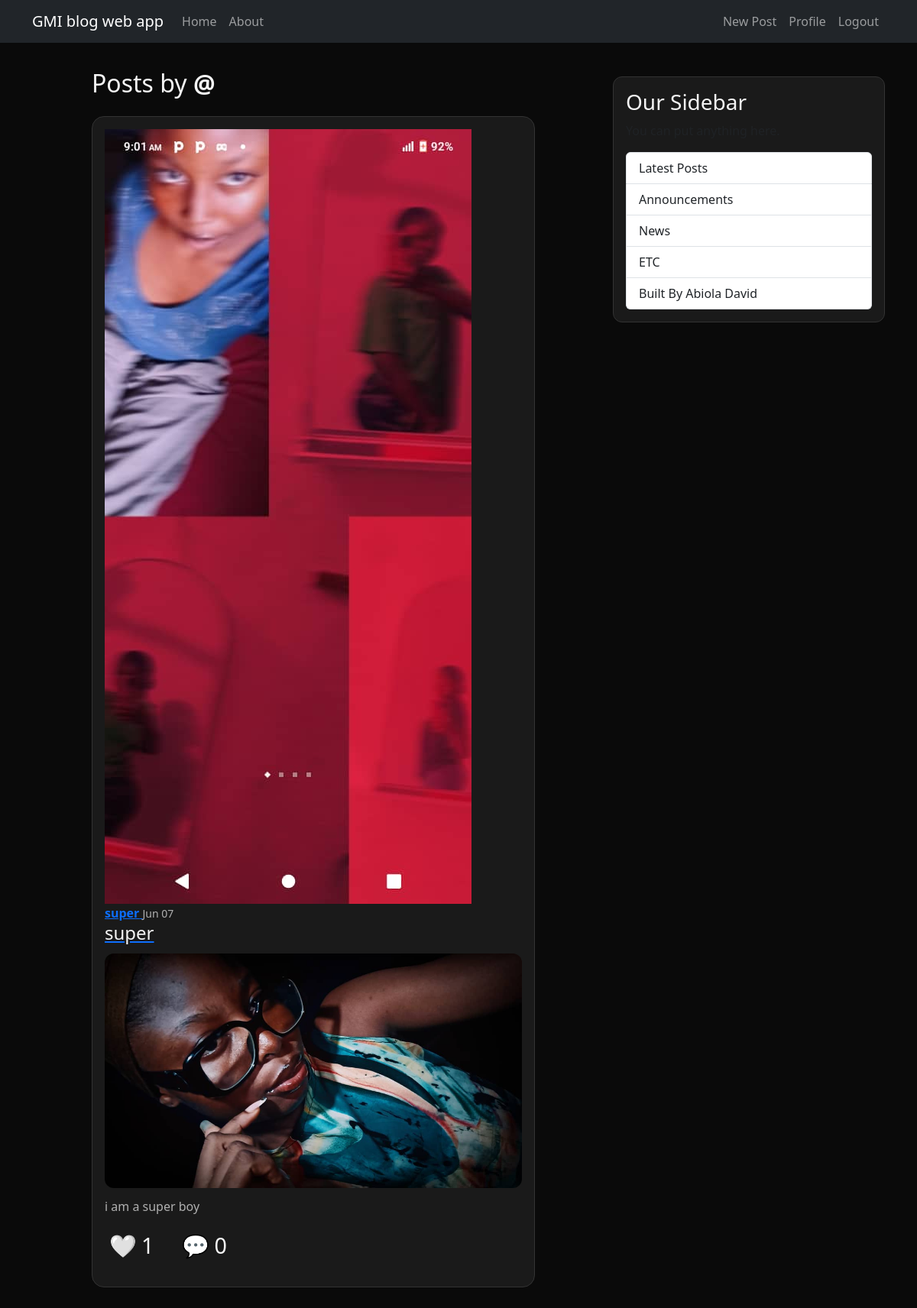
/user/super/ (signed in), run on the app's committed database.
### blog/models.py (models this page shows, shortened)
class Post(models.Model):
    title = models.CharField(max_length=100)
    content = models.TextField()
    image = models.ImageField(upload_to='post_images', blank=True, null=True)
    date_posted = models.DateTimeField(auto_now_add=True)
    author = models.ForeignKey(User, on_delete=models.CASCADE)
    likes = models.ManyToManyField(User, related_name='liked_posts', blank=True)

### users/models.py (models this page shows, shortened)
class Profile(models.Model):
    user = models.OneToOneField(User, on_delete=models.CASCADE, related_name='profile')
    image = models.ImageField(upload_to='profile_pics', default='default.jpg')

### blog/views.py (the view)
# urls.py: path('user/<str:username>/', UserPostListView.as_view(), name='user-posts'),
class UserPostListView(ListView):
    model = Post
    template_name = 'blog/user_posts.html'
    context_object_name = 'posts'
    def get_queryset(self):
        user = get_object_or_404(User, username=self.kwargs.get('username'))
        return Post.objects.filter(author=user).order_by('-date_posted')

### blog/templates/blog/user_posts.html (shortened to what this page needs)
{% extends "blog/base.html" %}
{% load static %}
{% block content %}
<div class="tiktok-feed">
    <h2 class="mb-4">Posts by <strong>@{{ username }}</strong></h2>
    {% for post in posts %}
    <div class="tiktok-card">
        <div class="user-info">
            <img src="{{ post.author.profile.image.url|default:'https://via.placeholder.com/50' }}" class="avatar">
            <div>
                <a href="{% url 'user-posts' post.author.username %}" class="username-link">
                    <b>{{ post.author.username }}</b>
                </a>
                <small>{{ post.date_posted|date:"M d" }}</small>
            </div>
        </div>
        <a href="{% url 'post-detail' post.pk %}" class="post-title-link">
            <h4>{{ post.title }}</h4>
        </a>
        {% if post.image %}
            <img src="{{ post.image.url }}" alt="{{ post.title }}" class="post-image">
        {% endif %}
        <p>{{ post.content }}</p>
        <div class="floating-actions">
            <form action="{% url 'like-post' post.id %}" method="POST" style="display:inline-block;">
                <button type="submit" class="icon-btn">
                    {% if user in post.likes.all %}❤️{% else %}🤍{% endif %}
                    <span>{{ post.likes.count }}</span>
                </button>
            </form>
            <button class="icon-btn" onclick="toggleComments({{ post.id }})">
                💬 <span>{{ post.comments.count }}</span>
            </button>
        </div>
    </div>
    {% empty %}
        <p>No posts yet from this user.</p>
    {% endfor %}
</div>
{% endblock %}

### blog/static/blog/main.css (style rules this page uses)
:root { --bg: #0a0a0a; --card: #1a1a1a; --text: #f5f5f5; --text-muted: #b0b0b0; --accent: #ff4080; --border: #333; }
body { background: var(--bg); color: var(--text); min-height: 100vh; }
h1, h2, h3, h4, h5, h6 { color: var(--text); }
p, small, .text-muted { color: var(--text-muted); }
.tiktok-feed { max-width: 580px; margin: 0 auto; padding: 10px 0; }
.tiktok-card { background: var(--card); border-radius: 16px; padding: 16px; margin-bottom: 25px; border: 1px solid var(--border); }
.post-image { width: 100%; max-height: 480px; object-fit: contain; border-radius: 12px; margin: 12px 0; display: block; }
.floating-actions { display: flex; gap: 25px; margin: 15px 0; }
.icon-btn { background: none; border: none; font-size: 1.8rem; cursor: pointer; color: inherit; display: flex; align-items: center; gap: 6px; }

### data on the page
Post: author.profile.image (picture), author.username "super", date_posted "Jun 07", title "super", image (picture), content "i am a super boy", likes.count "1", comments.count "0"
